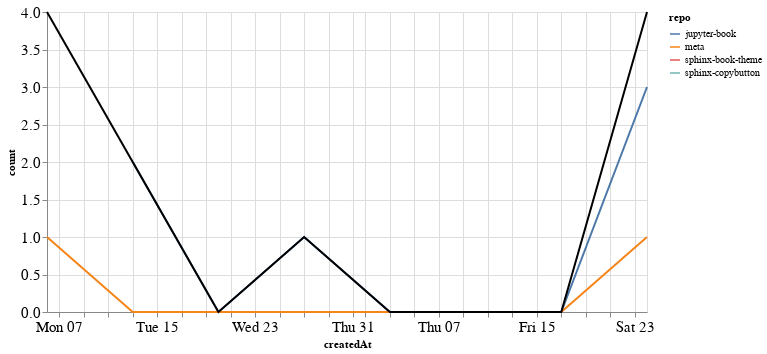

The notebook cell saved with this chart:
### Markdown cell above
### PRs

### Code cell
prs_time = prs.groupby('repo').resample('W', on='createdAt').count()['author'].reset_index()
prs_time = prs_time.rename(columns={'author': 'count'})
prs_time_total = prs_time.groupby('createdAt').agg({"count": "sum"}).reset_index()

ch1 = alt.Chart(prs_time, width=600).mark_line().encode(
    x='createdAt',
    y='count',
    color='repo',
    tooltip="repo"
)

ch2 = alt.Chart(prs_time_total, width=600).mark_line(color="black").encode(
    x='createdAt',
    y='count',
)

ch1 + ch2

### Figure 1 — Vega-Lite specification as saved in the notebook (floating-point values rounded to 4 significant figures)
{"config": {"axisLeft": {"labelFontSize": 15}, "axisBottom": {"labelFontSize": 15}}, "layer": [{"data": {"name": "data-bf12634d272790e26bc884f427c01e24"}, "mark": "line", "encoding": {"color": {"type": "nominal", "field": "repo"}, "tooltip": {"type": "nominal", "field": "repo"}, "x": {"type": "temporal", "field": "createdAt"}, "y": {"type": "quantitative", "field": "count"}}, "width": 600}, {"data": {"name": "data-a327cb09d40f668e21fa308106e6bed7"}, "mark": {"type": "line", "color": "black"}, "encoding": {"x": {"type": "temporal", "field": "createdAt"}, "y": {"type": "quantitative", "field": "count"}}, "width": 600}], "$schema": "https://vega.github.io/schema/vega-lite/v4.8.1.json", "datasets": {"data-bf12634d272790e26bc884f427c01e24": [{"repo": "jupyter-book", "createdAt": "2020-12-13T00:00:00", "count": 2}, {"repo": "jupyter-book", "createdAt": "2020-12-20T00:00:00", "count": 0}, {"repo": "jupyter-book", "createdAt": "2020-12-27T00:00:00", "count": 1}, {"repo": "jupyter-book", "createdAt": "2021-01-03T00:00:00", "count": 0}, {"repo": "jupyter-book", "createdAt": "2021-01-10T00:00:00", "count": 0}, {"repo": "jupyter-book", "createdAt": "2021-01-17T00:00:00", "count": 0}, {"repo": "jupyter-book", "createdAt": "2021-01-24T00:00:00", "count": 3}, {"repo": "meta", "createdAt": "2020-12-06T00:00:00", "count": 1}, {"repo": "meta", "createdAt": "2020-12-13T00:00:00", "count": 0}, {"repo": "meta", "createdAt": "2020-12-20T00:00:00", "count": 0}, {"repo": "meta", "createdAt": "2020-12-27T00:00:00", "count": 0}, {"repo": "meta", "createdAt": "2021-01-03T00:00:00", "count": 0}, {"repo": "meta", "createdAt": "2021-01-10T00:00:00", "count": 0}, {"repo": "meta", "createdAt": "2021-01-17T00:00:00", "count": 0}, {"repo": "meta", "createdAt": "2021-01-24T00:00:00", "count": 1}, {"repo": "sphinx-book-theme", "createdAt": "2020-12-06T00:00:00", "count": 1}, {"repo": "sphinx-copybutton", "createdAt": "2020-12-06T00:00:00", "count": 2}], "data-a327cb09d40f668e21fa308106e6bed7": [{"createdAt": "2020-12-06T00:00:00", "count": 4}, {"createdAt": "2020-12-13T00:00:00", "count": 2}, {"createdAt": "2020-12-20T00:00:00", "count": 0}, {"createdAt": "2020-12-27T00:00:00", "count": 1}, {"createdAt": "2021-01-03T00:00:00", "count": 0}, {"createdAt": "2021-01-10T00:00:00", "count": 0}, {"createdAt": "2021-01-17T00:00:00", "count": 0}, {"createdAt": "2021-01-24T00:00:00", "count": 4}]}}
